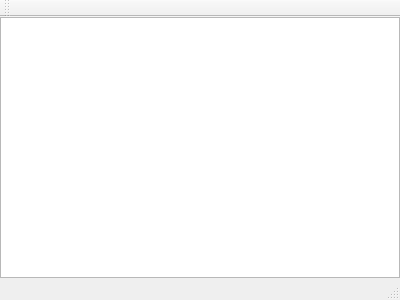
<?xml version="1.0" encoding="UTF-8"?>
<ui version="4.0">
 <class>MainWindow</class>
 <widget class="QMainWindow" name="MainWindow">
  <property name="geometry">
   <rect>
    <x>0</x>
    <y>0</y>
    <width>400</width>
    <height>300</height>
   </rect>
  </property>
  <property name="windowTitle">
   <string>Merge sort visualizer</string>
  </property>
  <widget class="QWidget" name="centralWidget">
   <layout class="QVBoxLayout" name="verticalLayout">
    <property name="margin">
     <number>0</number>
    </property>
    <item>
     <widget class="QGraphicsView" name="graphicsView"/>
    </item>
   </layout>
  </widget>
  <widget class="QMenuBar" name="menuBar">
   <property name="geometry">
    <rect>
     <x>0</x>
     <y>0</y>
     <width>400</width>
     <height>19</height>
    </rect>
   </property>
  </widget>
  <widget class="QToolBar" name="mainToolBar">
   <attribute name="toolBarArea">
    <enum>TopToolBarArea</enum>
   </attribute>
   <attribute name="toolBarBreak">
    <bool>false</bool>
   </attribute>
  </widget>
  <widget class="QStatusBar" name="statusBar"/>
 </widget>
 <layoutdefault spacing="6" margin="11"/>
 <resources/>
 <connections/>
</ui>
